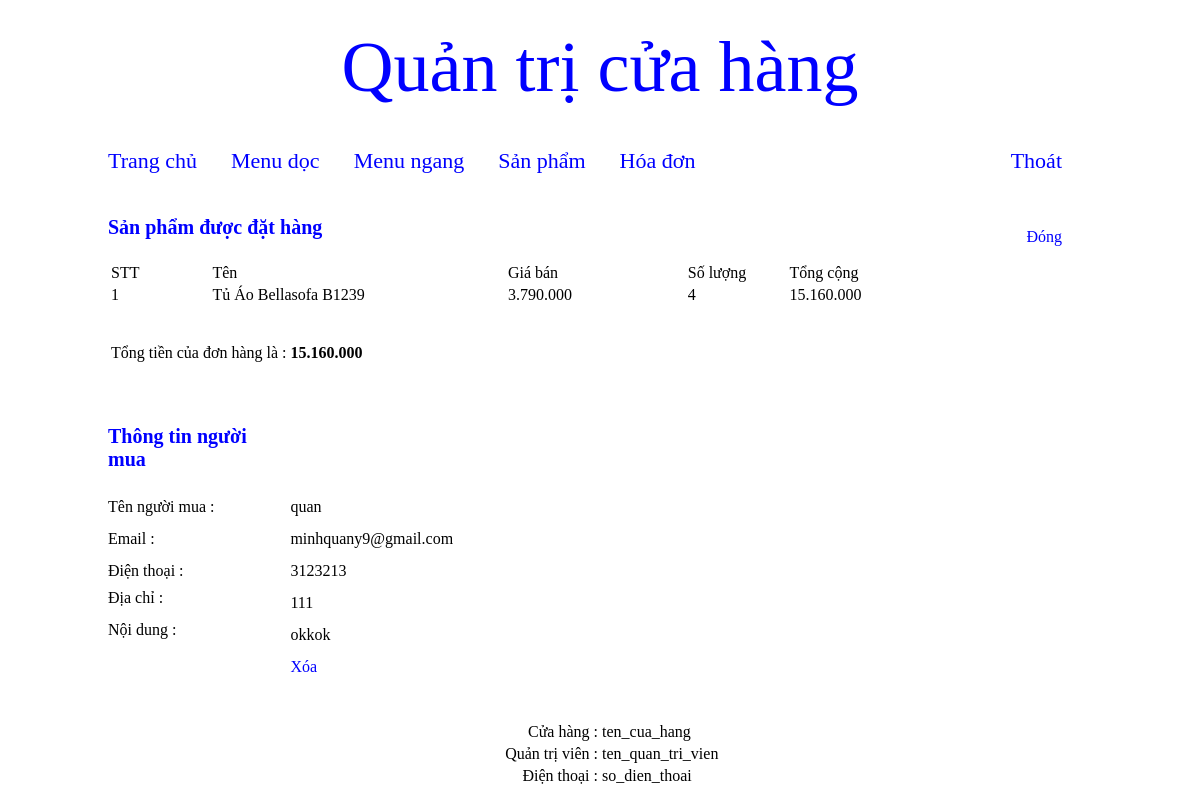
The page /quan_tri/index.php?thamso=xem_hoa_don&id=1&trang=1 (signed in) on the database its author committed.
### tables this page shows
CREATE TABLE `san_pham` (
  `id` int(11) NOT NULL,
  `ten` varchar(256) NOT NULL,
  `gia` int(255) NOT NULL,
  `hinh_anh` varchar(256) NOT NULL,
  `noi_dung` mediumtext NOT NULL,
  `thuoc_menu` int(255) NOT NULL,
  `noi_bat` varchar(256) NOT NULL,
  `trang_chu` varchar(256) NOT NULL,
  `sap_xep_trang_chu` int(255) NOT NULL
);

CREATE TABLE `hoa_don` (
  `id` int(11) NOT NULL,
  `ten_nguoi_mua` varchar(256) NOT NULL,
  `email` varchar(256) NOT NULL,
  `dia_chi` mediumtext NOT NULL,
  `dien_thoai` varchar(256) NOT NULL,
  `noi_dung` mediumtext NOT NULL,
  `hang_duoc_mua` mediumtext NOT NULL
);

### quan_tri/chuc_nang/hoa_don/xem_hoa_don.php (the view, shortened to what this page needs)
<?php
	$id=$_GET['id'];
	$tv="select * from hoa_don where id='$id' ";
	$conn = new mysqli("localhost", "root", "", "ban_hang");
	$tv_1 = mysqli_query($conn, $tv);
	$tv_2 = mysqli_fetch_array($tv_1);
	$ten_nguoi_mua=$tv_2['ten_nguoi_mua'];
	$email=$tv_2['email'];
	$dien_thoai=$tv_2['dien_thoai'];
	$dia_chi=$tv_2['dia_chi'];
	$noi_dung=$tv_2['noi_dung'];
	$hang_duoc_mua=$tv_2['hang_duoc_mua'];
	$link_dong="?thamso=hoa_don&&trang=".$_GET['trang'];
	$link_xoa="?xoa_hoa_don_o_trang_chi_tiet=co&id=".$id."&trang=".$_GET['trang'];
?>
<table width="990px" >
	<tr>
		<td width="250px" ><b style="color:blue;font-size:20px" >Sản phẩm được đặt hàng </b><br><br> </td>
		<td width="740px" align="right" >
			<a href="<?php echo $link_dong; ?>" class="lk_a1" style="margin-right:30px" >Đóng</a>
		</td>
	</tr>
	<tr>
		<td align="left" colspan="2" >
			<table width="880px" >
				<tr>
					<td width="100px">STT</td>
					<td width="300px" >Tên</td>
					<td width="180px">Giá bán</td>
					<td width="100px" >Số lượng</td>
					<td width="200px">Tổng cộng</td>
				</tr>
				<?php
					$m = explode("[|||||]", $hang_duoc_mua);
					$tong_lon = 0;
					for ($i = 0; $i < count($m); $i++) {
						if (isset($m[$i]) && $m[$i] != "") {
							$stt = $i + 1;
							$m_2 = explode("[|||]", $m[$i]);
							$id_sp = $m_2[0];
							$sl_sp = $m_2[1];
							$tv_sp = "SELECT id, ten, gia FROM san_pham WHERE id = '$id_sp'";
							$conn = new mysqli("localhost", "root", "", "ban_hang");
							$tv_sp_1 = mysqli_query($conn, $tv_sp);
							$tv_sp_2 = mysqli_fetch_array($tv_sp_1);
							$ten = $tv_sp_2['ten'];
							$gia = $tv_sp_2['gia'];
							$gia_duoc_dinh_dang = number_format($gia, 0, ",", ".");
							$tong = $gia * $sl_sp;
							$tong_duoc_dinh_dang = number_format($tong, 0, ",", ".");
							$tong_lon += $tong;
							if ($sl_sp != 0) {
								?>
								<tr>
									<td><?php echo $stt; ?></td>
									<td><?php echo $ten; ?></td>
									<td><?php echo $gia_duoc_dinh_dang; ?></td>
									<td><?php echo $sl_sp; ?></td>
									<td><?php echo $tong_duoc_dinh_dang; ?></td>
								</tr>
								<?php
							}
						}
					}
				?>
				<tr>
					<td colspan="5">
						<br><br>
						Tổng tiền của đơn hàng là :
						<?php
							$tong_lon_duoc_dinh_dang=number_format($tong_lon,0,",",".");
							echo "<b>".$tong_lon_duoc_dinh_dang."</b>";
						?>
						<br><br>
					</td>
				</tr>
			</table>
		</td>
	</tr>
</table>
<br><br>
<table width="990px" >
	<tr>
		<td width="180px" ><b style="color:blue;font-size:20px" >Thông tin người mua</b><br><br> </td>
		<td width="810px" align="right" >
		</td>
	</tr>
	<tr height="30px" >
		<td >Tên người mua : </td>
		<td >
			<?php echo $ten_nguoi_mua; ?>
		</td>
	</tr>
	<tr height="30px" >
		<td >Email : </td>
		<td >
			<?php echo $email; ?>
		</td>
	</tr>
	<tr height="30px" >
		<td >Điện thoại : </td>
		<td >
			<?php echo $dien_thoai; ?>
		</td>
	</tr>
	<tr height="30px" >
		<td valign="top" >Địa chỉ : </td>
		<td >
			<?php echo $dia_chi; ?>
		</td>
	</tr>
	<tr height="30px" >
		<td valign="top" >Nội dung : </td>
		<td >
			<?php echo $noi_dung; ?>
		</td>
	</tr>
	<tr height="30px" >
		<td>&nbsp;</td>
		<td>
			<a href="<?php echo $link_xoa; ?>" class="lk_a1" >Xóa</a>
		</td>
	</tr>
</table>

### quan_tri/giao_dien/giao_dien.css (style rules this page uses)
a.lk_a1 { text-decoration:none;color:blue; }

### rows shown on the page
san_pham: stt "1", ten "Tủ Áo Bellasofa B1239", gia "3.790.000", gia.hang_duoc_mua "15.160.000"
hoa_don: hang_duoc_mua "4", ten_nguoi_mua "quan", email "minhquany9@gmail.com", dien_thoai "3123213", dia_chi "111", noi_dung "okkok"

### other values the page prints
$tong_lon_duoc_dinh_dang "15.160.000"
